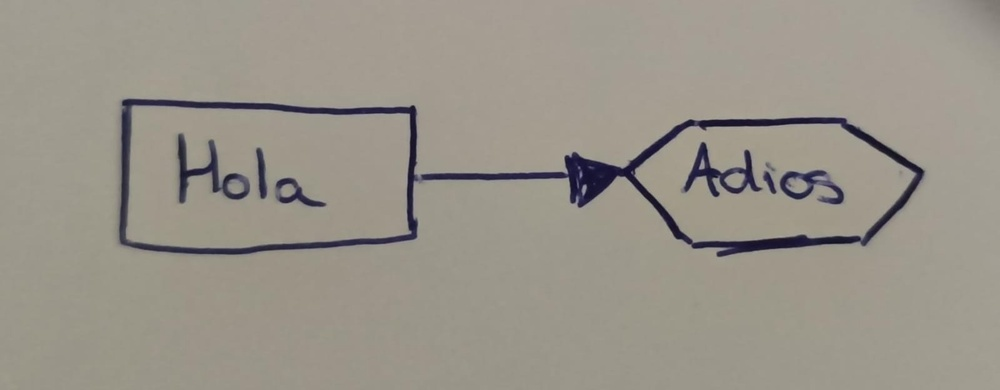
#> input picture img/esquema.jpg, 1000 x 390 px, shrunk from 1600 x 624 before the run
$ python main.py
#> lines starting #> are read from the running program, lines starting #| are printed output that depends on the picture; after the words box and inside, x2 and y2 are one past the last pixel; in counts of white or black regions, pixels touching at a corner belong together
import cv2
import numpy as np

def crear_esquema_digital(imagen_path):
    # Cargar la imagen original
#> called with imagen_path = './img/esquema.jpg'
    image = cv2.imread(imagen_path)
#> image is the input picture: shape (390, 1000, 3); mean B, G, R 137.8, 148.1, 153.5
    gray = cv2.cvtColor(image, cv2.COLOR_BGR2GRAY)

    # Aplicar un desenfoque para reducir ruido
    blurred = cv2.GaussianBlur(gray, (5, 5), 0)

    # Detección de bordes
    edges = cv2.Canny(blurred, 50, 150)
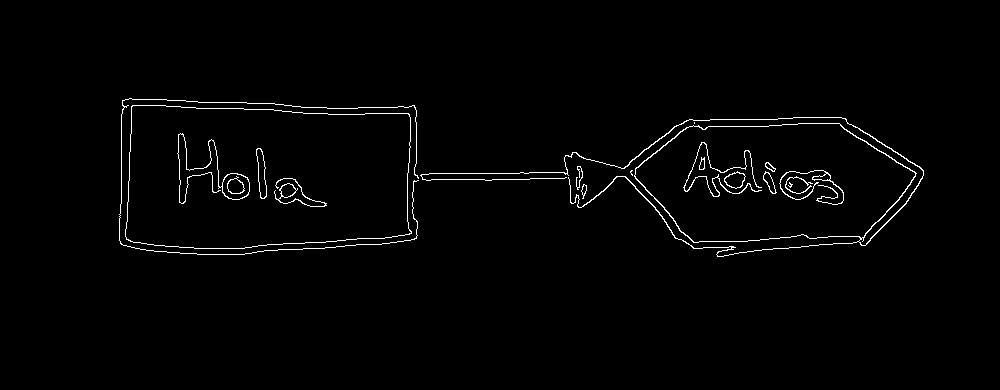
#> edges: shape (390, 1000); 1.5% white in thin lines or dots, all inside (x1, y1, x2, y2) = (119, 98, 924, 257)

    # Encontrar contornos
    contours, _ = cv2.findContours(edges, cv2.RETR_TREE, cv2.CHAIN_APPROX_SIMPLE)
#> contours = 31 contours, 5 with area under 20; largest, box (x1, y1, x2, y2) and area: (125, 105, 412, 249) 37246, (125, 105, 412, 249) 37238, (420, 117, 924, 257) 25861, (634, 123, 916, 243) 25388, (177, 133, 250, 204) 610

    # Crear una imagen blanca para el resultado
    output_image = np.ones_like(image) * 255  # Imagen blanca

    for contour in contours:
        # Aproximar el contorno a una forma simple
        epsilon = 0.01 * cv2.arcLength(contour, True)
        approx = cv2.approxPolyDP(contour, epsilon, True)

        # Dibujar la forma aproximada en la imagen de salida
        if len(approx) == 3:
            # Triángulo
            cv2.polylines(output_image, [approx], isClosed=True, color=(0, 255, 0), thickness=2)
        elif len(approx) == 4:
            # Cuadrado o rectángulo
            cv2.polylines(output_image, [approx], isClosed=True, color=(0, 0, 255), thickness=2)
        elif len(approx) > 4:
            # Polígono
            cv2.polylines(output_image, [approx], isClosed=True, color=(255, 0, 0), thickness=2)
#> this loop made 31 passes
#> epsilon on passes 1, 2, 3, 4, 6, 7, 8, 9, 10, 11, 12, 13: 0.347, 0.261, 0.139, 1.07, 32.55, 6.85, 0.181, 1.45, 0.577, 0.531, 0.634, 0.594
#> (epsilon, approx) on pass 5: (0.02, [[694, 122], [694, 123]])
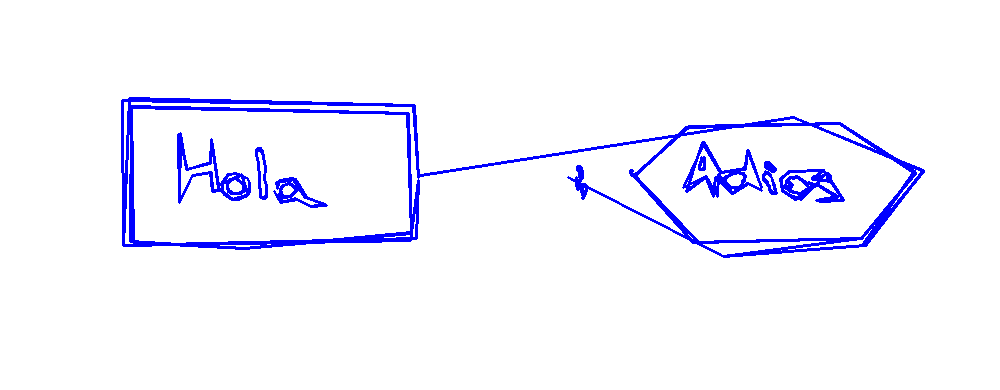
#> output_image: shape (390, 1000, 3); mean of channels 0, 1, 2 255, 244, 244; drawn as B, G, R

    # Guardar el resultado en un archivo
    cv2.imwrite('./img/resultado.png', output_image)

# Reemplaza 'ruta/a/tu/imagen.png' con la ruta de tu imagen
crear_esquema_digital('./img/esquema.jpg')
